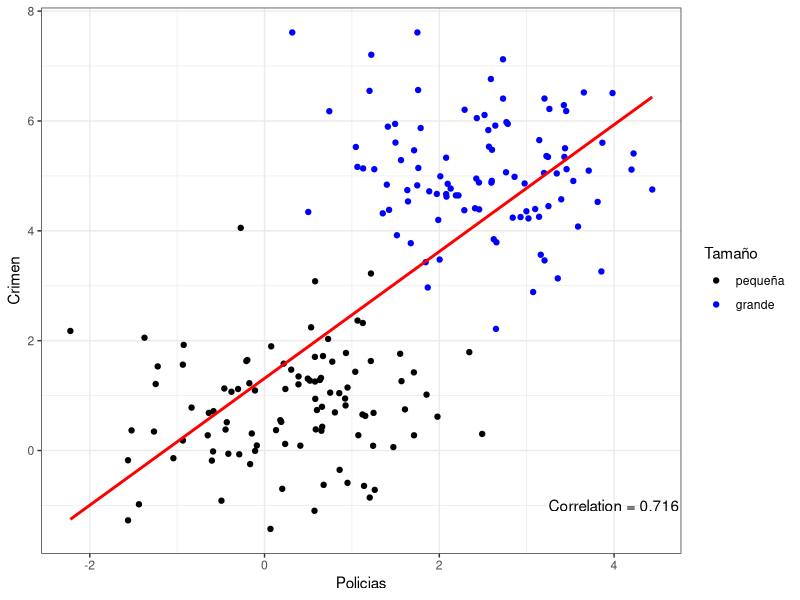
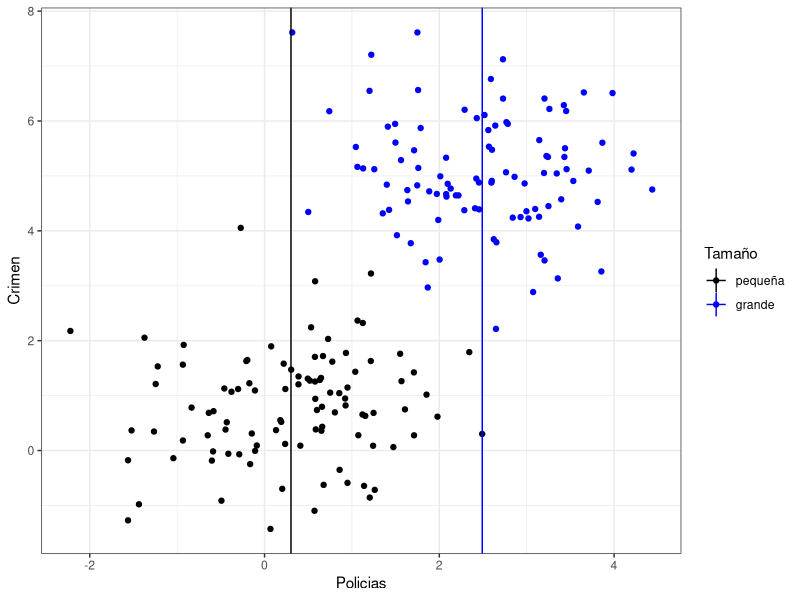
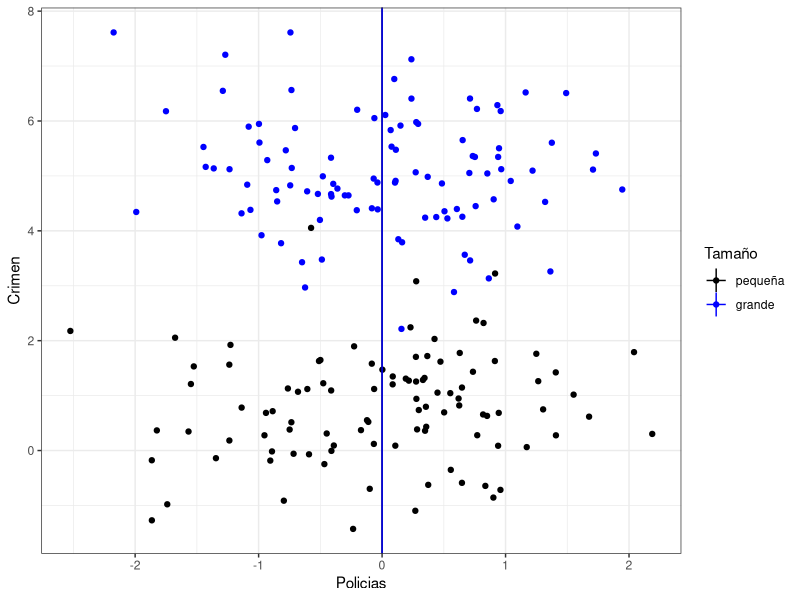
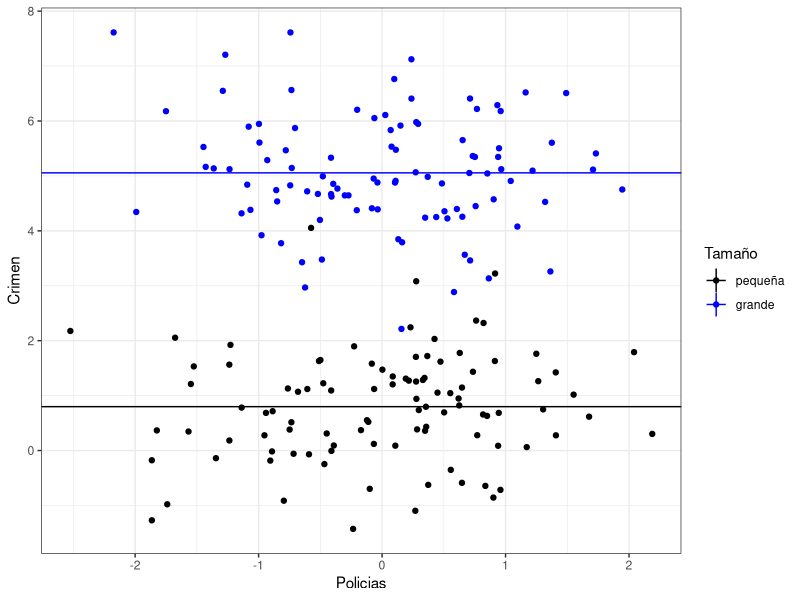
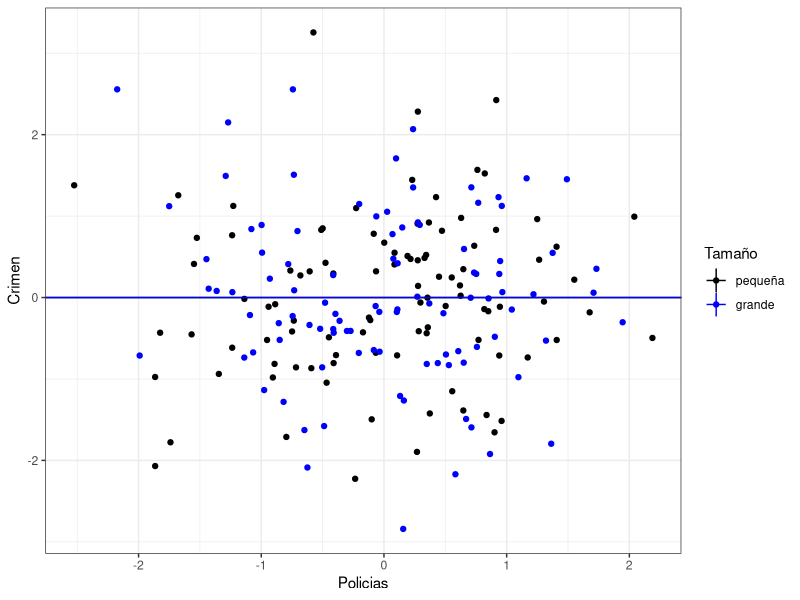
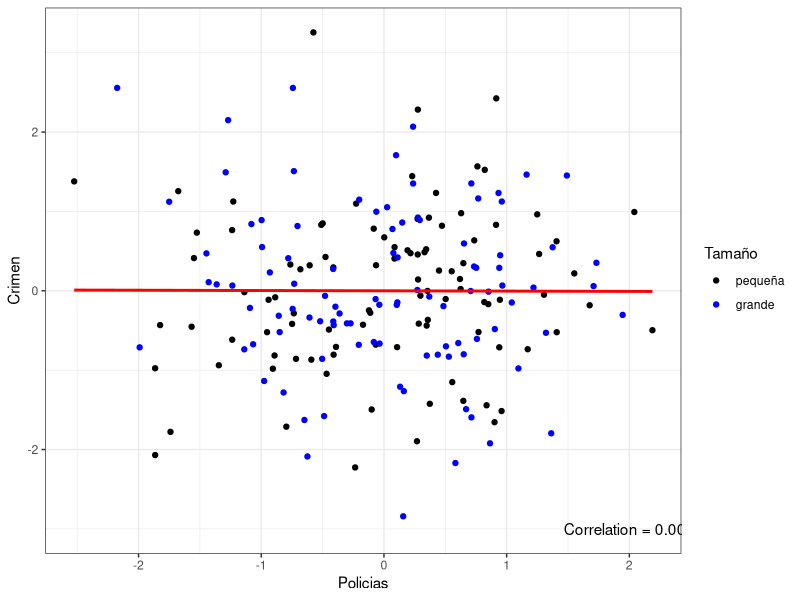
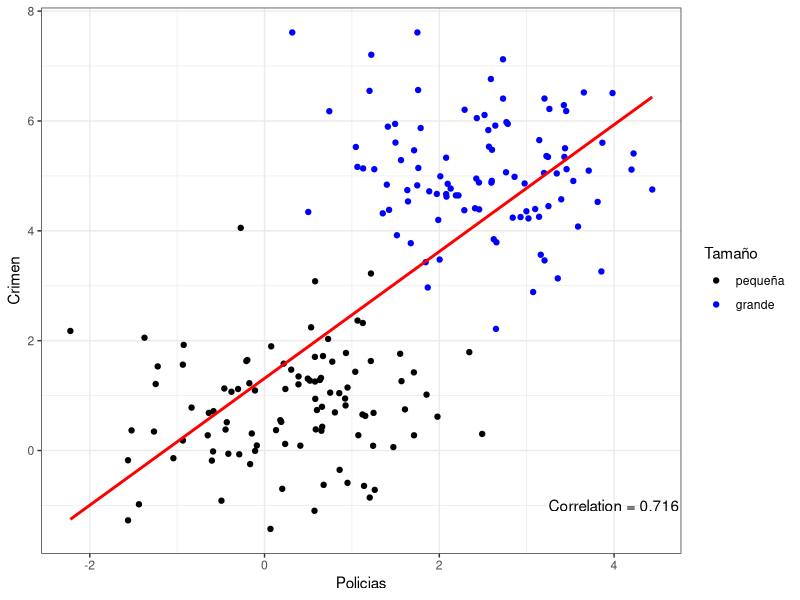
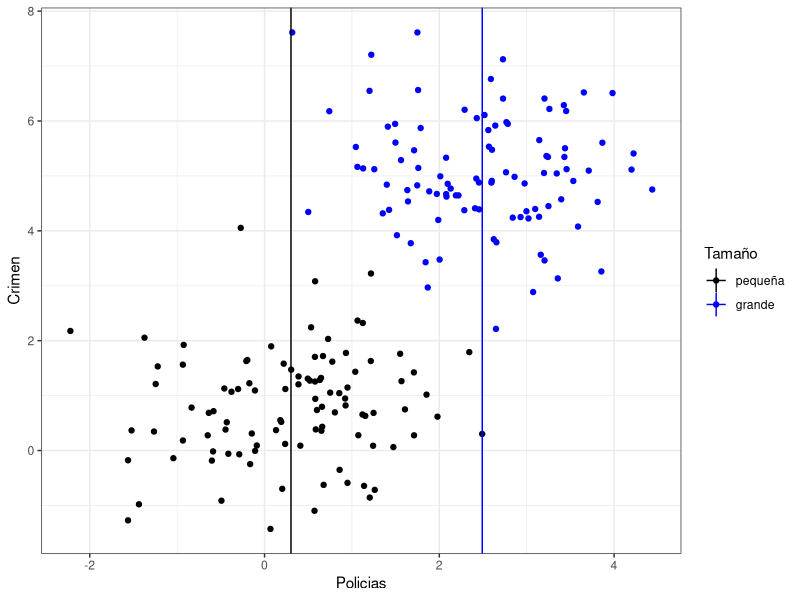

Here is the R script that generated these plots, in order:
library(tidyverse)
library(gganimate)
library(ggthemes)


setwd("~/Dropbox/Teaching/2021/HE1/HE1_202001_4/Lectures/Lecture12/Codes")

df <- data.frame(W = as.integer((1:200>100))) %>%
  mutate(X = .5+2*W + rnorm(200)) %>%
  mutate(Y = 0*X + 4*W + 1 + rnorm(200),time="1") %>%
  group_by(W) %>%
  mutate(mean_X=mean(X),mean_Y=mean(Y)) %>%
  ungroup()

#Calculate correlations
before_cor <- paste("1. Start with raw data. Correlation between X and Y: ",round(cor(df$X,df$Y),3),sep='')
after_cor <- paste("6. Analyze what's left! Correlation between X and Y controlling for W: ",round(cor(df$X-df$mean_X,df$Y-df$mean_Y),3),sep='')




#Add step 2 in which X is demeaned, and 3 in which both X and Y are, and 4 which just changes label
dffull <- rbind(
  #Step 1: Raw data only
  df %>% mutate(mean_X=NA,mean_Y=NA,time=before_cor,group=1),
  #Step 2: Add x-lines
  df %>% mutate(mean_Y=NA,time='2. Figure out what differences in X are explained by W',group=2),
  #Step 3: X de-meaned 
  df %>% mutate(X = X - mean_X,mean_X=0,mean_Y=NA,time="3. Remove differences in X explained by W",group=3),
  #Step 4: Remove X lines, add Y
  df %>% mutate(X = X - mean_X,mean_X=NA,time="4. Figure out what differences in Y are explained by W",group=4),
  #Step 5: Y de-meaned
  df %>% mutate(X = X - mean_X,Y = Y - mean_Y,mean_X=NA,mean_Y=0,time="5. Remove differences in Y explained by W",group=5),
  #Step 6: Raw demeaned data only
  df %>% mutate(X = X - mean_X,Y = Y - mean_Y,mean_X=NA,mean_Y=NA,time=after_cor,group=6))


dffull<-dffull %>% mutate(W=factor(W,levels=c(0,1),labels=c("pequeña","grande")))
# ggplot(dffull,aes(y=Y,x=X,color=as.factor(W)))+geom_point()+
#   geom_vline(aes(xintercept=mean_X,color=as.factor(W)))+
#   geom_hline(aes(yintercept=mean_Y,color=as.factor(W)))+
#   guides(color=guide_legend(title="W"))+
#   scale_color_colorblind()+
#   labs(title = 'The Relationship between Y and X, Controlling for a Binary Variable W \n{next_state}')+
#   transition_states(time,transition_length=c(6,16,6,16,6,6),state_length=c(50,22,12,22,12,50),wrap=FALSE)+
#   ease_aes('sine-in-out')+
#   exit_fade()+enter_fade()



before_cor
ggplot(dffull %>% filter(group==1),aes(y=Y,x=X))+
  geom_point(aes(y=Y,x=X,color=as.factor(W)))+
  guides(color=guide_legend(title="Tamaño"))+
  scale_color_manual(values=c("black","blue")) +
  geom_smooth(method="lm", col="red", se=FALSE) +
  xlab("Policias") +
  ylab("Crimen") +
  theme_bw()+
  annotate("text",x=4,y=-1,label="Correlation = 0.716")
ggsave("../figures/frame_1.pdf")  
  



ggplot(dffull %>% filter(group==2),aes(y=Y,x=X))+
  geom_point(aes(y=Y,x=X,color=as.factor(W)))+
  geom_vline(aes(xintercept=mean_X,color=as.factor(W)))+
  geom_hline(aes(yintercept=mean_Y,color=as.factor(W)))+
  guides(color=guide_legend(title="Tamaño"))+
  scale_color_manual(values=c("black","blue")) +
  #geom_smooth(method="lm", col="red", se=FALSE) +
  xlab("Policias") +
  ylab("Crimen") +
  theme_bw()#+
  #annotate("text",x=4,y=-1,label="Correlation = 0.716")
ggsave("../figures/frame_2.pdf")  



ggplot(dffull %>% filter(group==3),aes(y=Y,x=X))+
  geom_point(aes(y=Y,x=X,color=as.factor(W)))+
  geom_vline(aes(xintercept=mean_X,color=as.factor(W)))+
  geom_hline(aes(yintercept=mean_Y,color=as.factor(W)))+
  guides(color=guide_legend(title="Tamaño"))+
  scale_color_manual(values=c("black","blue")) +
  #geom_smooth(method="lm", col="red", se=FALSE) +
  xlab("Policias") +
  ylab("Crimen") +
  theme_bw()#+
#annotate("text",x=4,y=-1,label="Correlation = 0.716")
ggsave("../figures/frame_3.pdf")  




ggplot(dffull %>% filter(group==4),aes(y=Y,x=X))+
  geom_point(aes(y=Y,x=X,color=as.factor(W)))+
  geom_vline(aes(xintercept=mean_X,color=as.factor(W)))+
  geom_hline(aes(yintercept=mean_Y,color=as.factor(W)))+
  guides(color=guide_legend(title="Tamaño"))+
  scale_color_manual(values=c("black","blue")) +
  #geom_smooth(method="lm", col="red", se=FALSE) +
  xlab("Policias") +
  ylab("Crimen") +
  theme_bw()#+
#annotate("text",x=4,y=-1,label="Correlation = 0.716")
ggsave("../figures/frame_4.pdf")  



ggplot(dffull %>% filter(group==5),aes(y=Y,x=X))+
  geom_point(aes(y=Y,x=X,color=as.factor(W)))+
  geom_vline(aes(xintercept=mean_X,color=as.factor(W)))+
  geom_hline(aes(yintercept=mean_Y,color=as.factor(W)))+
  guides(color=guide_legend(title="Tamaño"))+
  scale_color_manual(values=c("black","blue")) +
  #geom_smooth(method="lm", col="red", se=FALSE) +
  xlab("Policias") +
  ylab("Crimen") +
  theme_bw()#+
#annotate("text",x=4,y=-1,label="Correlation = 0.716")
ggsave("../figures/frame_5.pdf")  




ggplot(dffull %>% filter(group==6),aes(y=Y,x=X))+
  geom_point(aes(y=Y,x=X,color=as.factor(W)))+
  guides(color=guide_legend(title="Tamaño"))+
  scale_color_manual(values=c("black","blue")) +
  geom_smooth(method="lm", col="red", se=FALSE) +
  xlab("Policias") +
  ylab("Crimen") +
  theme_bw()+
  annotate("text",x=2,y=-3,label="Correlation = 0.009")
ggsave("../figures/frame_6.pdf")  


round(summary(lm(Y~X, data=dffull %>% filter(group==6)))$coef,4)
round(summary(lm(Y~X, data=dffull %>% filter(group==1)))$coef,4)
